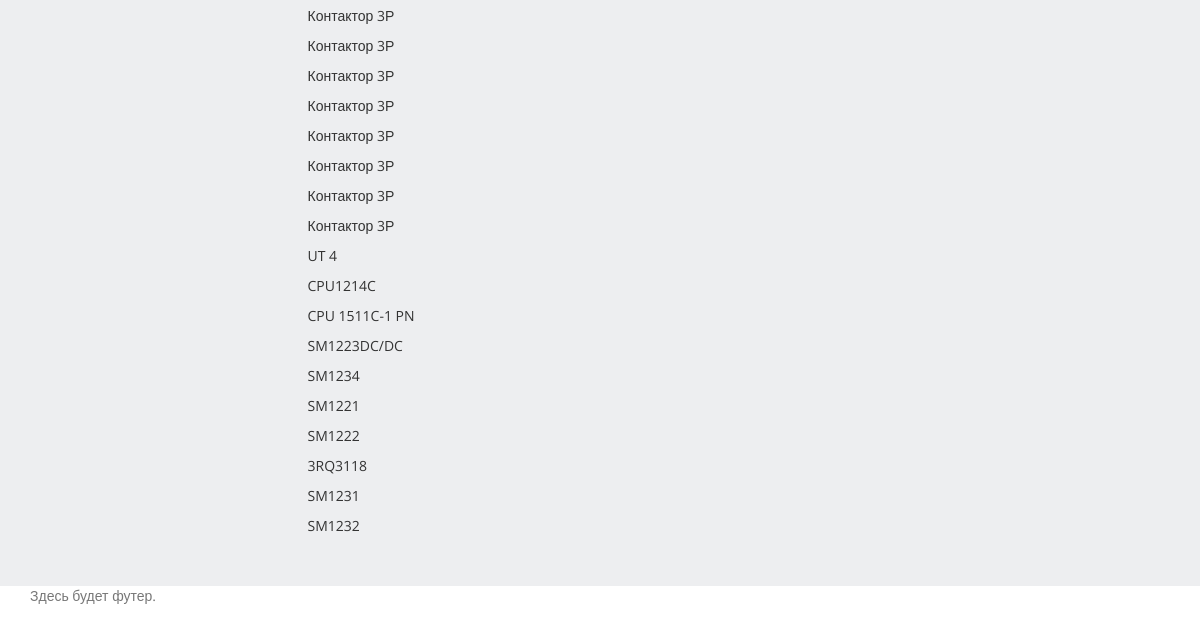
The page /item/ (lower part) on the database as committed earlier.
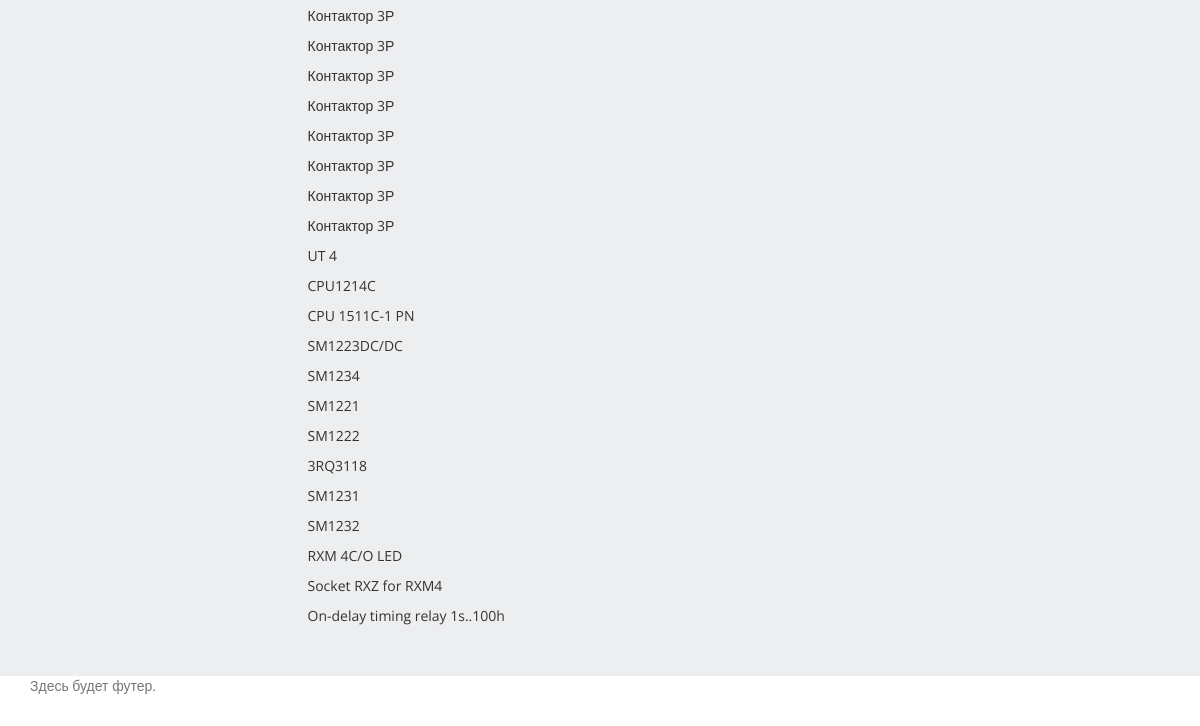
The same page on the database as committed later.
### items/models.py (models this page shows, shortened)
class Item(models.Model):
    category = models.ForeignKey(ItemCategory, blank=True, null=True, default=None, verbose_name="Категория",
                                 on_delete=models.DO_NOTHING)
    manufacturer = models.ForeignKey(ItemManufacturer, blank=True, null=True, default=None,
                                     verbose_name="Производитель", on_delete=models.DO_NOTHING)
    series = models.CharField(max_length=64, blank=True, null=True, default=None, verbose_name="Серия")
    name = models.CharField(max_length=64, blank=True, null=True, default=None, verbose_name="Название")
    vendor_code = models.CharField(max_length=64, blank=True, null=True, default=None, verbose_name="Артикул")
    description = models.TextField(blank=True, null=True, default=None, verbose_name="Описание")
    voltage = models.DecimalField(max_digits=7, decimal_places=0, default=0, verbose_name="Напряжение [В]")
    current = models.DecimalField(max_digits=7, decimal_places=2, default=0, verbose_name="Ток [А]")
    type_current = models.CharField(choices=TYPE_CURRENT_CHOICES, max_length=3, blank=True, null=True, default='AC',
                                    verbose_name="Вид тока")
    power = models.DecimalField(max_digits=7, decimal_places=2, default=0, verbose_name="Мощность [кВт]")
    protect_class = models.CharField(choices=TYPE_PROTECT_CLASS, max_length=3, blank=True, null=True, default=None,
                                    verbose_name="Класс тепловой защиты")
    force_input = models.DecimalField(max_digits=2, decimal_places=0, default=0, verbose_name="Силовые входы [шт]")
    discret_input = models.DecimalField(max_digits=4, decimal_places=0, default=0, verbose_name="Дискретные входы [шт]")
    discret_output = models.DecimalField(max_digits=4, decimal_places=0, default=0,
                                         verbose_name="Дискретные выходы [шт]")
    analog_input = models.DecimalField(max_digits=4, decimal_places=0, default=0, verbose_name="Аналоговые входы [шт]")
    analog_output = models.DecimalField(max_digits=4, decimal_places=0, default=0,
                                        verbose_name="Аналоговые выходы [шт]")
    temperature_input = models.DecimalField(max_digits=4, decimal_places=0, default=0,
                                            verbose_name="Температурные входы [шт]")
    height = models.DecimalField(max_digits=10, decimal_places=2, default=0, verbose_name="Высота")
    width = models.DecimalField(max_digits=10, decimal_places=2, default=0, verbose_name="Ширина")
    depth = models.DecimalField(max_digits=10, decimal_places=2, default=0, verbose_name="Глубина")
    area = models.DecimalField(max_digits=15, decimal_places=2, default=0, verbose_name="Площадь")
    atributes = models.ManyToManyField('parameters.Atribute', blank=True, default=None, verbose_name="Атрибуты изделия")
    is_active = models.BooleanField(default=True, verbose_name="Активно?")
    price = models.DecimalField(max_digits=10, decimal_places=2, default=0, verbose_name="Цена")
    currency = models.CharField(max_length=64, blank=True, null=True, default=None, verbose_name="Валюта")
    created = models.DateTimeField(auto_now_add=True, auto_now=False, verbose_name="Создано")
    updated = models.DateTimeField(auto_now_add=False, auto_now=True, verbose_name="Обновленно")
    class Meta:
        verbose_name = "Изделие"
        verbose_name_plural = "Изделия"

### items/views.py (the view)
# urls.py: url(r'^item/$', views.item, name='item'),
def item (request):
    items = Item.objects.filter(is_active=True)
    categories = ItemCategory.objects.filter(is_active=True)
    powers_items = Item.objects.filter(is_active=True).values('power').order_by().distinct()
    return render(request, 'items/item.html', locals())

### templates/items/item.html (shortened to what this page needs)
{% extends 'base.html' %}
{% load static %}
{% block content %}
    <div class="container">
        <div class="row">
            <div class="col-lg-6 col-lg-offset-3" style="padding:40px 0 40px 0;">
                <div class="items-list" action="{% url 'filter_category_items' %}">{% csrf_token %}
                    <div>
                        {% for item in items %}
                            <p>{{ item.name }}</p>
                        {% endfor %}
                    </div>
                </div>
            </div>
        </div>
    </div>
{% endblock content %}

### templates/base.html (shortened to what this page needs)
{% load static %}
<!DOCTYPE html>
<html lang="en">
<head>
    <link rel="stylesheet" href="{% static 'bootstrap/css/bootstrap.min.css' %}">
    <link rel="stylesheet" href="{% static 'css/style.css' %}">
</head>
<body>
    <div class="wrapper">
        <div class="wrapper-content">
            {% block content %}{% endblock content %}
        </div>
    </div>
    {% include 'footer.html' %}
</body>
</html>

### templates/footer.html
<footer class="footer">
      <div class="container">
        <p class="text-muted">Здесь будет футер.</p>
      </div>
</footer>

### static/static_dev/css/style.css (style rules this page uses)
html,body { height: 100%; max-height: 100%; background-color: #edeef0; font-family: 'Open Sans', sans-serif; }
.wrapper { min-height: 100%; }
.wrapper-content { overflow: auto; padding-bootom: 180px; }
.footer { position: relative; margin-bootom: 0; height: 50px; clear: both; background-color: white; }

Rows that differ between the two databases and show on the page:
added Item: name "RXM 4C/O LED"
added Item: name "Socket RXZ for RXM4"
added Item: name "On-delay timing relay 1s..100h"
